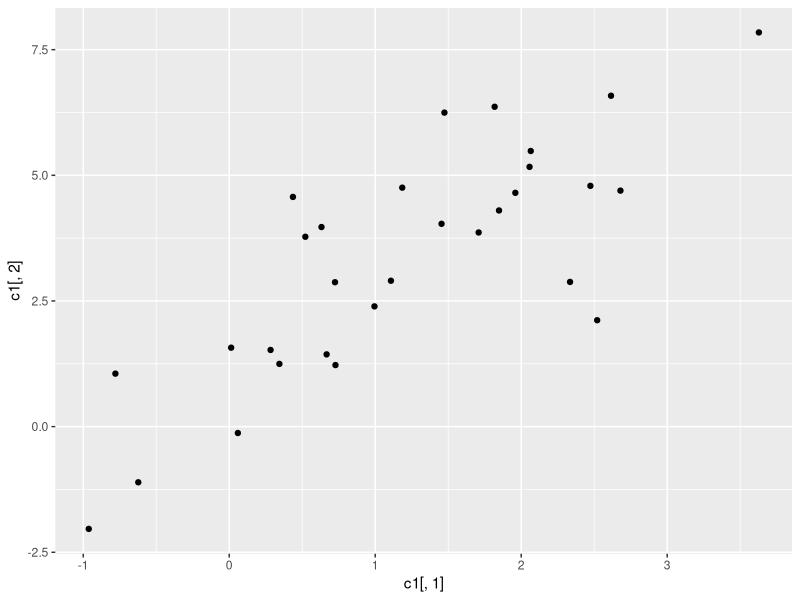
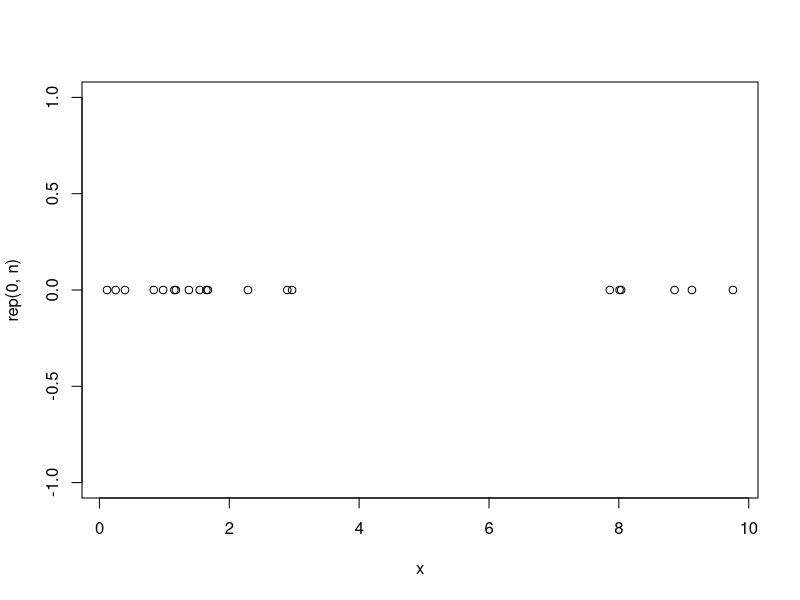

The R script that drew these images, in order:
## ---- chunk 1
library(MASS)
library(ggplot2)
library(grid)
#rm(list=ls())
## ---- chunk 2
sigma1 <- matrix(c(1,2,2,6),2)
lam <- eigen(sigma1,T)
c1 <- mvrnorm(30,c(1,3), sigma1)
qplot(c1[,1],c1[,2])
## ---- chunk 3


# each y (cluster) has a mu and sigma2 according to the value of y
# assume 2 clusters
mu <- c(1,8)
sig <- c(1,1)
n <- 20

# random labeling
Y <- c(1,2) # set of labels
Pi <- c(.5,.5) # actual mixture of simulated data
y <- sample(Y,n,T,Pi)
#generate appropriate x samples from label
x <- rep(0,n)
for(i in seq(n)){
  x[i] <- rnorm(1,mu[y[i]],sig[y[i]])
}
#plot of x
plot(x,rep(0,n))

# density of each data point
fxyi <- function(xi,yi){
  fxy <- Pi[yi]*dnorm(xi,mu[yi],sig[yi])
  return(fxy)
}

xy <- matrix(c(x,y),nrow = n)

# output of fxyi
z <- numeric(n)
z <- for(i in 1:n){
  z[i] <- fxyi(x[i], y[i])
}

fxy <- prod(z)

### model parameters

# Initial guess for Pi's happens to match real
# I use list to match multivariate case
# Theta (1...K)
K <- 2
PI <- c(.5,.5)
MU <- list(0,2)
SIG <- list(1,1) # sig^2 1-d for this example
## ---- chunk 4
# n1 is all the variables -> all observed
n1 <- n

# responsibility is 0 or 1 and denoted by s ; intialization of s
s <- matrix(0,nrow = n1,ncol = K)
for(i in seq(n1)){
  s[i,sample(c(1,2),1)] <- 1
}
# the real s with simulated data
s_act <- matrix(0,nrow = n1, ncol = K)
for(i in seq(n1)){
   s_act[i,y[i]] <- 1
}

#Q1 check on sum of sk_i = Sk -> sum of Sk = n1
n1 == sum(colSums(s))
## ---- chunk 5
# log likelihood of pi
l_pi <- 0
for(i in seq(n1)){
  for(k in seq(K)){
    l_pi <- l_pi + s[i,k]*log(PI[k])
  }
}
l_pi

# showing the new form is equivalent
l_pi <- 0
S <- colSums(s)
for(k in seq(K)){
  l_pi <- l_pi + S[k]/n1*log(PI[k])
}

n*l_pi

# we know relative entropy is > or = 0 because
# a new code (put in picture from website)
# will take longer to encode with the optimum code of another distribution
# so H(q,p) - H(q) >= 0
# H(q,p) = sum qlog(1/p) = -qlogp ; H(q) = sum qlog(1/q) = -qlogq
# KL = -qlogp + qlogq >= 0 ; qlogq >= qlogp

Hqp <- 0
for(k in seq(K)){
  Hqp <- Hqp + S[k]/n*log(PI[1])
}

Hp <-0
for(k in seq(K)){
  Hp <- Hp + S[k]/n*log(S[k]/n)
}

# verifying truth
Hp > Hqp

# the form of the likelihood of pi is n1*Hqp therefore n1*Hp is equal or more likely
# where p is S[k]/n1
## ---- chunk 6
# end up with
# this is just the weighted probability divided by the number in k

for(k in seq(K)){
  MU[k] <- 1/S[k]*sum(x*s[,k])
}
MU

# for sigma^2

for(k in seq(K)){
  SIG[k] <- 1/S[k]*sum((x-MU[[k]])^2)
}


